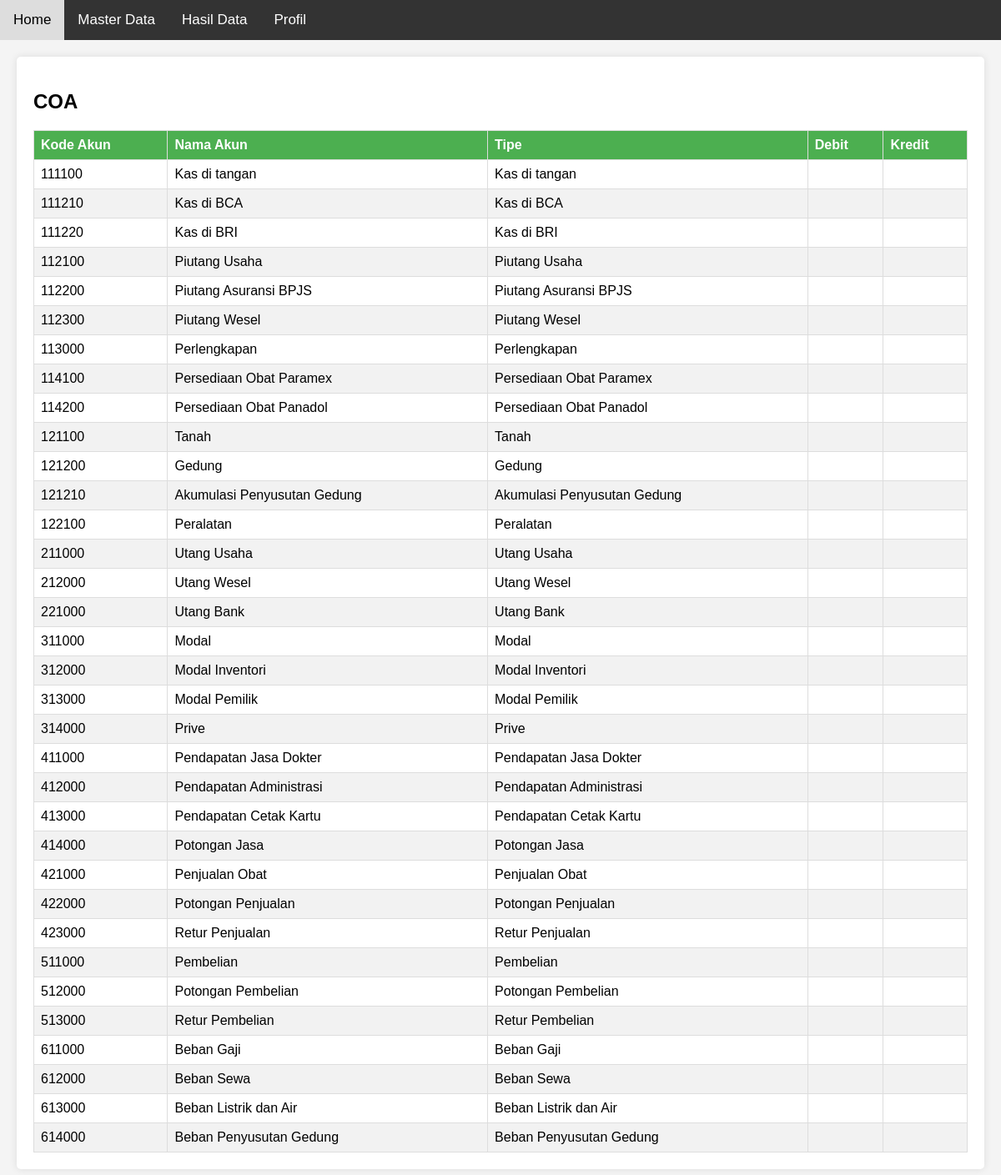
The page /COA.php on the database its author committed.
### tables this page shows
CREATE TABLE `tbl_coa` (
  `Kode_Akun` int(10) NOT NULL,
  `Nama_Akun` varchar(50) NOT NULL,
  `Tipe` varchar(50) NOT NULL,
  `Debit` varchar(20) NOT NULL,
  `Kredit` varchar(20) NOT NULL
);

### COA.php (the view, shortened to what this page needs)
<?php
include 'koneksi.php';
$sql = "SELECT Kode_Akun, Nama_Akun, Tipe, Debit, Kredit FROM tbl_coa";
$result = $koneksi->query($sql);
?>
<!DOCTYPE html>
<html lang="en">
<head>
    <link rel="stylesheet" href="style/COA.css">
</head>
<body>
    <div class="topnav" id="myTopnav">
        <a href="index.html">Home</a>
        <div class="dropdown">
            <button class="dropbtn">Master Data
            </button>
        </div>
        <div class="dropdown">
            <button class="dropbtn">Hasil Data
            </button>
        </div>
        <div class="dropdown">
            <button class="dropbtn">Profil
            </button>
        </div>
    </div>
    <div class="main-content">
        <h2>COA</h2>
        <table>
            <thead>
                <tr>
                    <th>Kode Akun</th>
                    <th>Nama Akun</th>
                    <th>Tipe</th>
                    <th>Debit</th>
                    <th>Kredit</th>
                </tr>
            </thead>
            <tbody>
                <?php
                if ($result->num_rows > 0) {
                    while($row = $result->fetch_assoc()) {
                        echo "<tr>";
                        echo "<td>" . $row["Kode_Akun"] . "</td>";
                        echo "<td>" . $row["Nama_Akun"] . "</td>";
                        echo "<td>" . $row["Tipe"] . "</td>";
                        echo "<td>" . $row["Debit"] . "</td>";
                        echo "<td>" . $row["Kredit"] . "</td>";
                        echo "</tr>";
                    }
                } else {
                    echo "<tr><td colspan='5'>No data available</td></tr>";
                }
                ?>
            </tbody>
        </table>
    </div>
</body>
</html>

### style/COA.css (style rules this page uses)
body { font-family: Arial, sans-serif; margin: 0; padding: 0; background-color: #f4f4f4; }
.topnav { overflow: hidden; background-color: #333; }
.topnav a { float: left; display: block; color: #f2f2f2; text-align: center; padding: 14px 16px; text-decoration: none; font-size: 17px; }
.dropdown { float: left; overflow: hidden; }
.dropdown .dropbtn { font-size: 17px; border: none; outline: none; color: white; padding: 14px 16px; background-color: inherit; font-family: inherit; margin: 0; }
.main-content { padding: 20px; background-color: white; margin: 20px; border-radius: 5px; box-shadow: 0 0 10px rgba(0, 0, 0, 0.1); }
table { width: 100%; border-collapse: collapse; margin-top: 20px; }
table, th, td { border: 1px solid #ddd; }
th, td { padding: 8px; text-align: left; }
th { background-color: #4CAF50; color: white; }
tr:nth-child(even) { background-color: #f2f2f2; }

### rows shown on the page
tbl_coa: Kode_Akun "111100", Nama_Akun "Kas di tangan", Tipe "Kas di tangan"
tbl_coa: Kode_Akun "111210", Nama_Akun "Kas di BCA", Tipe "Kas di BCA"
tbl_coa: Kode_Akun "111220", Nama_Akun "Kas di BRI", Tipe "Kas di BRI"
tbl_coa: Kode_Akun "112100", Nama_Akun "Piutang Usaha", Tipe "Piutang Usaha"
tbl_coa: Kode_Akun "112200", Nama_Akun "Piutang Asuransi BPJS", Tipe "Piutang Asuransi BPJS"
tbl_coa: Kode_Akun "112300", Nama_Akun "Piutang Wesel", Tipe "Piutang Wesel"
tbl_coa: Kode_Akun "113000", Nama_Akun "Perlengkapan", Tipe "Perlengkapan"
tbl_coa: Kode_Akun "114100", Nama_Akun "Persediaan Obat Paramex", Tipe "Persediaan Obat Paramex"
tbl_coa: Kode_Akun "114200", Nama_Akun "Persediaan Obat Panadol", Tipe "Persediaan Obat Panadol"
tbl_coa: Kode_Akun "121100", Nama_Akun "Tanah", Tipe "Tanah"
tbl_coa: Kode_Akun "121200", Nama_Akun "Gedung", Tipe "Gedung"
tbl_coa: Kode_Akun "121210", Nama_Akun "Akumulasi Penyusutan Gedung", Tipe "Akumulasi Penyusutan Gedung"
tbl_coa: Kode_Akun "122100", Nama_Akun "Peralatan", Tipe "Peralatan"
tbl_coa: Kode_Akun "211000", Nama_Akun "Utang Usaha", Tipe "Utang Usaha"
tbl_coa: Kode_Akun "212000", Nama_Akun "Utang Wesel", Tipe "Utang Wesel"
tbl_coa: Kode_Akun "221000", Nama_Akun "Utang Bank", Tipe "Utang Bank"
tbl_coa: Kode_Akun "311000", Nama_Akun "Modal", Tipe "Modal"
tbl_coa: Kode_Akun "312000", Nama_Akun "Modal Inventori", Tipe "Modal Inventori"
tbl_coa: Kode_Akun "313000", Nama_Akun "Modal Pemilik", Tipe "Modal Pemilik"
tbl_coa: Kode_Akun "314000", Nama_Akun "Prive", Tipe "Prive"
tbl_coa: Kode_Akun "411000", Nama_Akun "Pendapatan Jasa Dokter", Tipe "Pendapatan Jasa Dokter"
tbl_coa: Kode_Akun "412000", Nama_Akun "Pendapatan Administrasi", Tipe "Pendapatan Administrasi"
tbl_coa: Kode_Akun "413000", Nama_Akun "Pendapatan Cetak Kartu", Tipe "Pendapatan Cetak Kartu"
tbl_coa: Kode_Akun "414000", Nama_Akun "Potongan Jasa", Tipe "Potongan Jasa"
tbl_coa: Kode_Akun "421000", Nama_Akun "Penjualan Obat", Tipe "Penjualan Obat"
tbl_coa: Kode_Akun "422000", Nama_Akun "Potongan Penjualan", Tipe "Potongan Penjualan"
tbl_coa: Kode_Akun "423000", Nama_Akun "Retur Penjualan", Tipe "Retur Penjualan"
tbl_coa: Kode_Akun "511000", Nama_Akun "Pembelian", Tipe "Pembelian"
tbl_coa: Kode_Akun "512000", Nama_Akun "Potongan Pembelian", Tipe "Potongan Pembelian"
tbl_coa: Kode_Akun "513000", Nama_Akun "Retur Pembelian", Tipe "Retur Pembelian"
tbl_coa: Kode_Akun "611000", Nama_Akun "Beban Gaji", Tipe "Beban Gaji"
tbl_coa: Kode_Akun "612000", Nama_Akun "Beban Sewa", Tipe "Beban Sewa"
tbl_coa: Kode_Akun "613000", Nama_Akun "Beban Listrik dan Air", Tipe "Beban Listrik dan Air"
tbl_coa: Kode_Akun "614000", Nama_Akun "Beban Penyusutan Gedung", Tipe "Beban Penyusutan Gedung"
